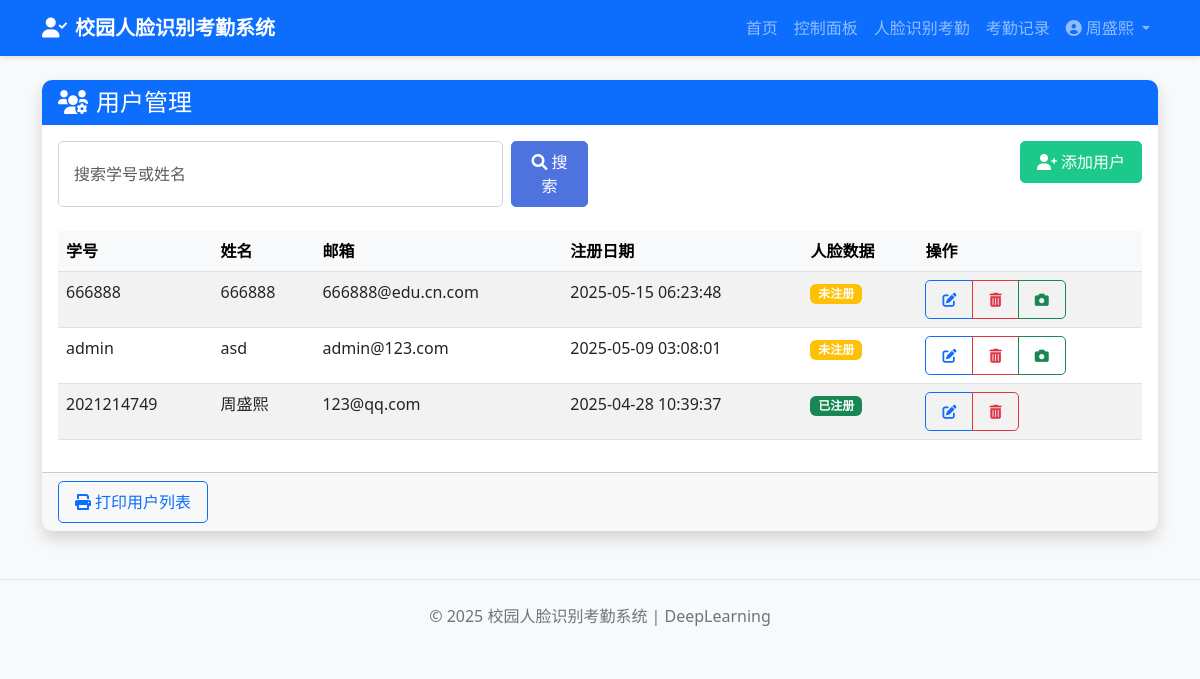
The app's page /user-management (signed in) with its own data.
### tables this page shows
CREATE TABLE users (
        id INTEGER PRIMARY KEY AUTOINCREMENT,
        student_id TEXT UNIQUE NOT NULL,
        name TEXT NOT NULL,
        email TEXT UNIQUE,
        password TEXT NOT NULL,
        registration_date TIMESTAMP DEFAULT CURRENT_TIMESTAMP
    , role TEXT DEFAULT 'student', is_active INTEGER DEFAULT 1);

### app.py (the view)
@app.route('/user-management', methods=['GET'])
def user_management():
    if 'user_id' not in session:
        flash('Please login first', 'warning')
        return redirect(url_for('login'))
    search_query = request.args.get('search', '')
    page = int(request.args.get('page', 1))
    per_page = 10
    if search_query:
        users = User.search_users(search_query, page, per_page)
        total_users = User.count_search_results(search_query)
    else:
        users = User.get_all_users(page, per_page)
        total_users = User.count_all_users()
    total_pages = (total_users + per_page - 1) // per_page
    for user in users:
        face_encodings = FaceEncoding.get_face_encodings_by_user_id(user['id'])
        user['has_face_data'] = len(face_encodings) > 0
    return render_template('user_management.html',
                           users=users,
                           search_query=search_query,
                           current_page=page,
                           total_pages=total_pages)

### database/models.py (called while the page is built)
    @staticmethod
    def get_all_users(page=1, per_page=10):
        conn = sqlite3.connect(DB_PATH)
        cursor = conn.cursor()
        offset = (page - 1) * per_page
        cursor.execute('''
        SELECT id, student_id, name, email, registration_date, role, is_active
        FROM users
        ORDER BY id DESC
        LIMIT ? OFFSET ?
        ''', (per_page, offset))
        users = cursor.fetchall()
        conn.close()
        result = []
        for user in users:
            result.append({
                'id': user[0],
                'student_id': user[1],
                'name': user[2],
                'email': user[3],
                'registration_date': user[4],
                'role': user[5] if len(user) > 5 else 'student',
                'is_active': bool(user[6]) if len(user) > 6 else True
            })
        return result

    @staticmethod
    def count_all_users():
        conn = sqlite3.connect(DB_PATH)
        cursor = conn.cursor()
        cursor.execute('''
        SELECT COUNT(*)
        FROM users
        ''')
        count = cursor.fetchone()[0]
        conn.close()
        return count

    @staticmethod
    def get_face_encodings_by_user_id(user_id):
        conn = sqlite3.connect(DB_PATH)
        cursor = conn.cursor()
        cursor.execute('''
        SELECT id, user_id, encoding
        FROM face_encodings
        WHERE user_id = ?
        ''', (user_id,))
        encodings = cursor.fetchall()
        conn.close()
        result = []
        for encoding in encodings:
            face_encoding = pickle.loads(encoding[2])
            result.append({
                'id': encoding[0],
                'user_id': encoding[1],
                'encoding': face_encoding
            })
        return result

### templates/user_management.html (shortened to what this page needs)
{% extends 'base.html' %}
{% block content %}
<div class="card shadow">
    <div class="card-header bg-primary text-white">
        <h4 class="mb-0"><i class="fas fa-users-cog me-2"></i>用户管理</h4>
    </div>
    <div class="card-body">
        <div class="row mb-4">
            <div class="col-md-6">
                <form method="GET" action="{{ url_for('user_management') }}" class="d-flex">
                    <input type="text" class="form-control me-2" name="search" placeholder="搜索学号或姓名"
                        value="{{ search_query }}">
                    <button type="submit" class="btn btn-primary">
                        <i class="fas fa-search me-1"></i>搜索
                    </button>
                </form>
            </div>
            <div class="col-md-6 text-md-end mt-3 mt-md-0">
                <a href="{{ url_for('register') }}" class="btn btn-success">
                    <i class="fas fa-user-plus me-1"></i>添加用户
                </a>
            </div>
        </div>
        {% if users %}
        <div class="table-responsive">
            <table class="table table-hover table-striped">
                <thead class="table-light">
                    <tr>
                        <th>学号</th>
                        <th>姓名</th>
                        <th>邮箱</th>
                        <th>注册日期</th>
                        <th>人脸数据</th>
                        <th>操作</th>
                    </tr>
                </thead>
                <tbody>
                    {% for user in users %}
                    <tr>
                        <td>{{ user.student_id }}</td>
                        <td>{{ user.name }}</td>
                        <td>{{ user.email }}</td>
                        <td>{{ user.registration_date }}</td>
                        <td>
                            {% if user.has_face_data %}
                            <span class="badge bg-success">已注册</span>
                            {% else %}
                            <span class="badge bg-warning">未注册</span>
                            {% endif %}
                        </td>
                        <td>
                            <div class="btn-group btn-group-sm">
                                <a href="{{ url_for('edit_user', user_id=user.id) }}" class="btn btn-outline-primary">
                                    <i class="fas fa-edit"></i>
                                </a>
                                <button type="button" class="btn btn-outline-danger" data-bs-toggle="modal"
                                    data-bs-target="#deleteModal{{ user.id }}">
                                    <i class="fas fa-trash-alt"></i>
                                </button>
                                {% if not user.has_face_data %}
                                <a href="{{ url_for('face_registration_admin', user_id=user.id) }}"
                                    class="btn btn-outline-success">
                                    <i class="fas fa-camera"></i>
                                </a>
                                {% endif %}
                            </div>
                        </td>
                    </tr>
                    {% endfor %}
                </tbody>
            </table>
        </div>
        {% else %}
        <div class="alert alert-info">
            <i class="fas fa-info-circle me-2"></i>没有找到用户记录
        </div>
        {% endif %}
    </div>
    <div class="card-footer">
        <div class="row">
            <div class="col-md-6">
                <button class="btn btn-outline-primary" onclick="window.print()">
                    <i class="fas fa-print me-1"></i>打印用户列表
                </button>
            </div>
        </div>
    </div>
</div>
{% endblock %}

### templates/base.html (shortened to what this page needs)
<!DOCTYPE html>
<html lang="zh-CN">
<head>
    <link href="https://cdn.jsdelivr.net/npm/bootstrap@5.3.0-alpha1/dist/css/bootstrap.min.css" rel="stylesheet">
    <link rel="stylesheet" href="https://cdnjs.cloudflare.com/ajax/libs/font-awesome/6.0.0/css/all.min.css">
    <link rel="stylesheet" href="{{ url_for('static', filename='css/style.css') }}">
</head>
<body>
    <nav class="navbar navbar-expand-lg navbar-dark bg-primary">
        <div class="container">
            <a class="navbar-brand" href="{{ url_for('index') }}">
                <i class="fas fa-user-check me-2"></i>校园人脸识别考勤系统
            </a>
            <div class="collapse navbar-collapse" id="navbarNav">
                <ul class="navbar-nav ms-auto">
                    <li class="nav-item">
                        <a class="nav-link" href="{{ url_for('index') }}">首页</a>
                    </li>
                    {% if session.get('user_id') %}
                    <li class="nav-item">
                        <a class="nav-link" href="{{ url_for('dashboard') }}">控制面板</a>
                    </li>
                    <li class="nav-item">
                        <a class="nav-link" href="{{ url_for('face_recognition_attendance') }}">人脸识别考勤</a>
                    </li>
                    <li class="nav-item">
                        <a class="nav-link" href="{{ url_for('attendance') }}">考勤记录</a>
                    </li>
                    <li class="nav-item dropdown">
                        <a class="nav-link dropdown-toggle" href="#" id="navbarDropdown" role="button"
                            data-bs-toggle="dropdown" aria-expanded="false">
                            <i class="fas fa-user-circle me-1"></i>{{ session.get('name') }}
                        </a>
                    </li>
                    {% endif %}
                </ul>
            </div>
        </div>
    </nav>
    <main class="container my-4">
        {% block content %}{% endblock %}
    </main>
    <footer class="bg-light py-4 mt-5">
        <div class="container text-center">
            <p class="mb-0">&copy; {{ 2025 }} 校园人脸识别考勤系统 | DeepLearning</p>
        </div>
    </footer>
</body>
</html>

### static/css/style.css (style rules this page uses)
body { background-color: #f8f9fa; font-family: 'Segoe UI', Tahoma, Geneva, Verdana, sans-serif; }
.navbar { box-shadow: 0 2px 4px rgba(0, 0, 0, 0.1); }
.navbar-brand { font-weight: 600; }
.card { border: none; border-radius: 10px; overflow: hidden; margin-bottom: 20px; transition: transform 0.3s, box-shadow 0.3s; }
.card-header { font-weight: 600; border-bottom: none; }
.btn { border-radius: 5px; font-weight: 500; padding: 8px 16px; transition: all 0.3s; }
.btn-primary { background-color: #4e73df; border-color: #4e73df; }
.btn-success { background-color: #1cc88a; border-color: #1cc88a; }
.form-control { border-radius: 5px; padding: 10px 15px; border: 1px solid #d1d3e2; }
footer { margin-top: 3rem; padding: 1.5rem 0; color: #6c757d; border-top: 1px solid #e3e6f0; }

### records on screen
users: get "周盛熙", student_id "2021214749", name "周盛熙", email "123@qq.com", registration_date "2025-04-28 10:39:37", shows "已注册"
users: student_id "666888", name "666888", email "666888@edu.cn.com", registration_date "2025-05-15 06:23:48", shows "未注册"
users: student_id "admin", name "asd", email "admin@123.com", registration_date "2025-05-09 03:08:01", shows "未注册"

### other values on screen
{{ 2025 }} "2025"
